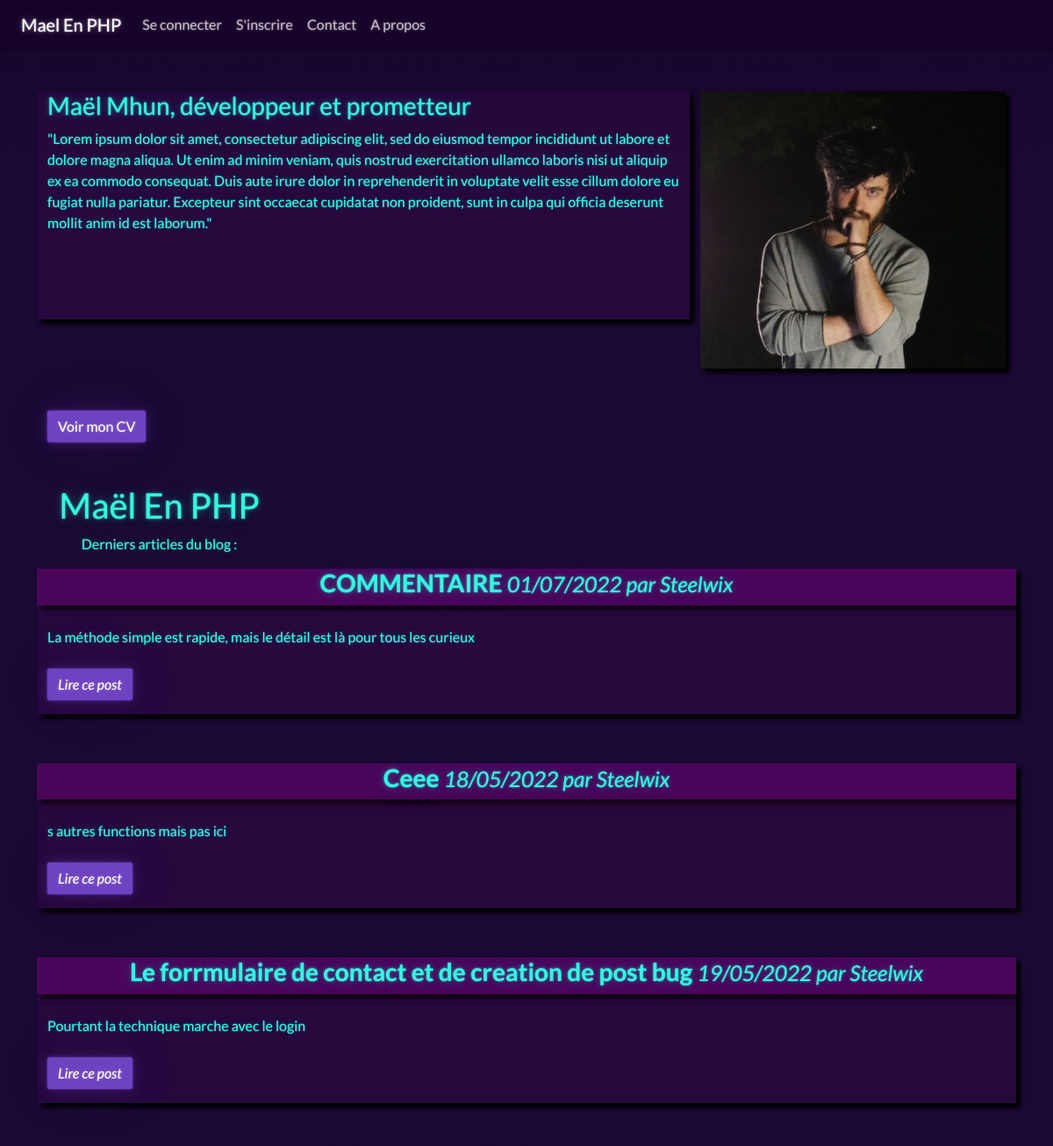
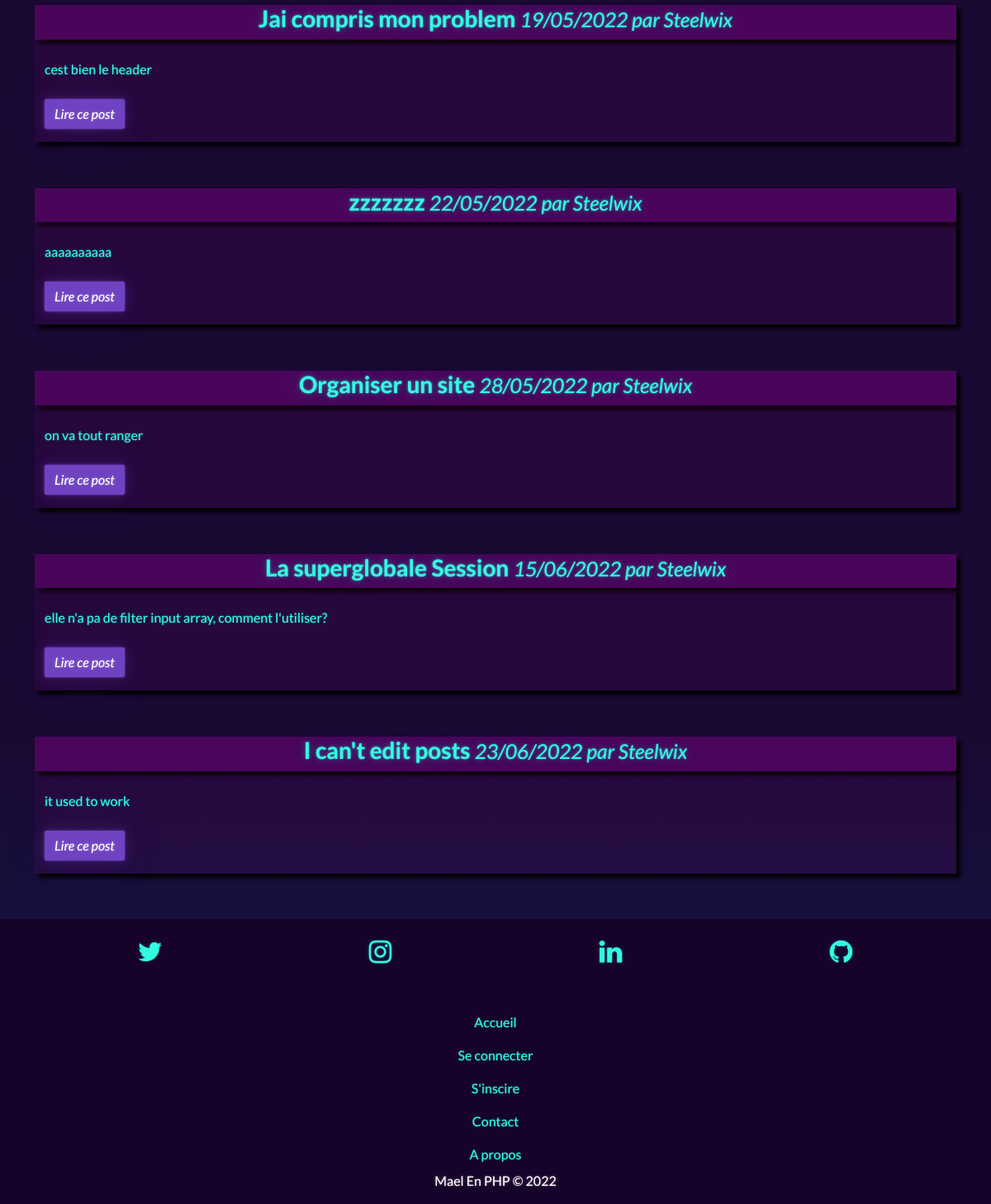
The page / on the database its author committed (2 pictures, top to bottom).
### tables this page shows
CREATE TABLE IF NOT EXISTS `post` (
  `idPost` int NOT NULL AUTO_INCREMENT,
  `title` varchar(100) DEFAULT NULL,
  `hat` varchar(300) DEFAULT NULL,
  `content` varchar(2000) DEFAULT NULL,
  `updateDate` date DEFAULT NULL,
  `id` int NOT NULL,
  PRIMARY KEY (`idPost`),
  KEY `id` (`id`) USING BTREE
);

CREATE TABLE IF NOT EXISTS `users` (
  `id` int NOT NULL AUTO_INCREMENT,
  `username` varchar(50) NOT NULL,
  `email` varchar(255) NOT NULL,
  `password` varchar(255) NOT NULL,
  `created_at` datetime DEFAULT CURRENT_TIMESTAMP,
  `isAdmin` tinyint(1) NOT NULL,
  PRIMARY KEY (`id`),
  UNIQUE KEY `username` (`username`)
);

### controller/frontend.php (called while the page is built, shortened)
<?php
function requestTemplate($content, $pagetitle)
{
    require 'View/template.php';
}
function navbar()
{
    $session = new Session;
    $gSession = $session->getSESSION();
    require 'View/navbar.php';
}
function footer()
{
    $session = new Session;
    $gSession = $session->getSESSION();
    require 'View/footer.php';
}
function listPosts()
{
    $postManager = new \OpenClassrooms\Blog\Model\PostManager();
    $posts = $postManager->getPosts()->fetchAll();
    $pagetitle = htmlspecialchars('MaelEnPHP - Le blog des dev PHP juniors - Accueil');
    require 'View/ListPostView.php';
    requestTemplate($content, $pagetitle);
}

### model/manager.php (called while the page is built, shortened)
<?php
class Manager
{
  public function __construct()
  {
    try {
      $this->dataBase = new PDO('mysql:host=localhost;dbname=maelenphp', 'maelenphp', 'hkzkwx02');
    } catch (PDOException $e) {
      $e = "Base de donnée introuvable";
    }
  }
}

### model/PostManager.php (called while the page is built, shortened)
<?php
class PostManager extends Manager
{
    public function getPosts()
    {
        $req = $this->dataBase->query('SELECT post.idPost, post.title, post.hat, post.content, post.id, users.username,
        DATE_FORMAT(updateDate, \'%d/%m/%Y \') AS creation_date_fr FROM post INNER JOIN users ON post.id = users.id');
        return $req;
    }
}

### View/ListPostView.php (the view, shortened to what this page needs)
<br><br>
<header class="container">
    <div class="row">
        <div class="col-lg-8 postdata">
            <h3>Maël Mhun, développeur et prometteur</h3>
            <p> "Lorem ipsum dolor sit amet, consectetur adipiscing elit, sed do eiusmod tempor incididunt ut labore
                et dolore magna aliqua. Ut enim ad minim veniam, quis nostrud exercitation ullamco laboris nisi ut aliquip
                ex ea commodo consequat. Duis aute irure dolor in reprehenderit in voluptate velit esse cillum dolore eu
                fugiat nulla pariatur. Excepteur sint occaecat cupidatat non proident, sunt in culpa qui officia deserunt
                mollit anim id est laborum."</p></br>
        </div>
        <div class="col-lg-4 ">
            <img src="public/images/portrait.jpg" class="mx-auto d-table img-fluid posttitle" width="auto" alt="Site logo">
        </div>
        <div class="col-lg-12">
            <br><br>
            <a href="public/images/CVoct.pdf" download="maelmhunCV" class="btn btn-primary">Voir mon CV</a>
        </div>
    </div>
</header>
<br><br>
<section class="container">
    <div class="row">
        <div class="col-lg-3 col-md-12 text-center">
            <h1>Maël En PHP</h1>
            <p>Derniers articles du blog :</p>
        </div>
    </div>
</section>
<?php
foreach ($posts as $post) {
?>
    <article class="container">
        <div class="row">
            <div class="col-12 posttitle text-center">
                <h3>
                    <strong><?= $post['title'] ?></strong>
                    <small><i> <?= $post['creation_date_fr'] ?>
                            par <?= $post['username'] ?></small></i>
                </h3>
            </div>
            <div class="col-12 postdata">
                <p><br>
                    <?= $post['hat'] ?>
                    <br>
                    <br>
                    <em><a href="index.php?action=post&amp;idPost=<?= $post['idPost'] ?> " class="btn btn-primary">Lire ce post</a></em>
                </p>
            </div>
        </div>
    </article>
<?php
}
?>

### index.php (shortened to what this page needs)
<?php
require_once 'src/autoload.php';
$globals = new Globals;
$gGet = $globals->getGET();
$gPost = $globals->getPOST();
$session = new Session;
$gSession = $session->getSESSION();
try {
    if (isset($gGet['action'])) {
        if ($gGet['action'] == 'listPosts') {
            listPosts();
        }
        if ($gGet['action'] == 'login') {
            loginSystem();
        }
        if ($gGet['action'] == 'register') {
            registerSystem();
        }
        if ($gGet['action'] == 'signin') {
            if ($gPost['username'] == "" or $gPost['email'] == "" or $gPost['password'] == "" or ($gPost['password'] !== $gPost['confirm_password']) == true) {
                registerSystem();
            } else {
                createUser($gPost['username'], $gPost['email'], $gPost['password']);
            }
        }
        if ($gGet['action'] == 'logout') {
            logOutSystem();
        }
        if ($gGet['action'] == 'post') {
            if (isset($gGet['idPost'])) {
                post();
            } elseif (isset($idPost)) {
                post();
            }
        }
        if ($gGet['action'] == 'addComment') {
            if ($gPost['comment'] == "") {
                post();
            } elseif ($gSession['isAdmin'] == 1) {
                $gPost['isValid'] = 1;
            } else {
                $gPost['isValid'] = 0;
            }
            addComment($gPost['comment'], $gPost['isValid'], $gSession['id'], $gGet['idPost']);
        }
        if ($gGet['action'] == 'editUser') {
            if ($gSession['id'] == $gGet['id']) {
                editUserAdmin($gGet['id']);
            } else {
                NotFound();
            }
        }
        if ($gGet['action'] == 'userUpdate') {
            if ($gPost['username'] == "" or $gPost['email'] == "" or $gPost['password'] == "" or ($gPost['password'] !== $gPost['confirm_password']) == true) {
                editUserAdmin($gGet['id']);
            } else {
                userUpdate($gPost['username'], $gPost['email'], $gPost['password'], $gGet['id']);
            }
        }
        if ($gGet['action'] == 'overallSetting') {
            welcome();
        }
        if ($gGet['action'] == 'inspectUserSelf') {
            if ($gSession['id'] == $gGet['id']) {
                inspectUser($gGet['id']);
            } else {
                NotFound();
            }
        }
        if ($gGet['action'] == 'wipeUserSelf') {
            wipeUserSelf($gGet['id']);
        }
        if ($gGet['action'] == 'contact') {
            contactForm();
        }
        if ($gGet['action'] == 'sendMessage') {
            if (isset($gSession['email'])) {
                $gPost['email'] = $gSession['email'];
            }
            if ($gPost['message'] == "" or $gPost['email'] == "") {
                contactForm();
            } else {
                sendMailContact($gPost['email'], $gPost['message']);
            }
        }
        if ($gGet['action'] == 'admincell') {
            if (isset($gSession['isAdmin']) and $gSession['isAdmin'] == 1) {
                adminSystem();
            } else {
                NotFound();
            }
        }
        if ($gGet['action'] == 'deletePost') {
            if (isset($gSession['isAdmin']) and $gSession['isAdmin'] == 1) {
                deletePost();
            } else {
                NotFound();
            }
        }
        if ($gGet['action'] == 'wipePost') {
            if (isset($gSession['isAdmin']) and $gSession['isAdmin'] == 1) {
                wipePost($gGet['idPost']);
            } else {
                NotFound();
            }
        }
        if ($gGet['action'] == 'deleteComment') {
            if (isset($gSession['isAdmin']) and $gSession['isAdmin'] == 1) {
                deleteComment($gGet['idComment']);
            } else {
                NotFound();
            }
        }
        if ($gGet['action'] == 'commentIsValid') {
            if (isset($gSession['isAdmin']) and $gSession['isAdmin'] == 1) {
                commentIsValid($gGet['idComment']);
            } else {
                NotFound();
            }
        }
        if ($gGet['action'] == 'wipeUser') {
            if (isset($gSession['isAdmin']) and $gSession['isAdmin'] == 1) {
                wipeUser($gGet['id']);
            } else {
                NotFound();
            }
        }
        if ($gGet['action'] == 'createPost') {
            if (isset($gSession['isAdmin']) and $gSession['isAdmin'] == 1) {
                createPost();
            } else {
                NotFound();
            }
        }
        if ($gGet['action'] == 'newPost') {
            if (isset($gSession['isAdmin']) and $gSession['isAdmin'] == 1) {
                if ($gPost['title'] == "" or $gPost['hat'] == "" or $gPost['content'] == "") {
                    createPost();
                } else {
                    newPost($gPost['title'], $gPost['hat'], $gPost['content'], $gSession['id']);
                }
            } else {
                NotFound();
            }
        }
        if ($gGet['action'] == 'modifyPost') {
            if (isset($gSession['isAdmin']) and $gSession['isAdmin'] == 1) {
                modifyPost();
            } else {
                NotFound();
            }
        }
        if ($gGet['action'] == 'postEdit') {
            if (isset($gSession['isAdmin']) and $gSession['isAdmin'] == 1) {
                if ($gPost['title'] == "" or $gPost['hat'] == "" or $gPost['content'] == "") {
                    modifyPost();
                } else {
                    postEdit($gPost['title'], $gPost['hat'], $gPost['content'], $gSession['id'], $gGet['idPost']);
                }
            } else {
                NotFound();
            }
        }
        if ($gGet['action'] == 'editUserAdmin') {
            if (isset($gSession['isAdmin']) and $gSession['isAdmin'] == 1) {
                editUserAdmin($gGet['id']);
            } else {
                NotFound();
            }
        }
        if ($gGet['action'] == 'userUpdateAdmin') {
            if (isset($gSession['isAdmin']) and $gSession['isAdmin'] == 1) {
                if ($gPost['username'] == "" or $gPost['email'] == "" or $gPost['password'] == "" or $gPost['isAdmin'] == "" or ($gPost['password'] !== $gPost['confirm_password']) == true) {
                    editUserAdmin($gGet['id']);
                } else {
                    userUpdateAdmin($gPost['username'], $gPost['email'], $gPost['password'], $gPost['isAdmin'], $gGet['id']);
                }
            } else {
                NotFound();
            }
        }
        if ($gGet['action'] == 'inspectUser') {
            if (isset($gSession['isAdmin']) and $gSession['isAdmin'] == 1) {
                inspectUser($gGet['id']);
            } else {
                NotFound();
            }
        }
    } else {
        listPosts();
    }
} catch (Exception $e) {
    'Erreur : ' . $e->getMessage();
}

### View/template.php (shortened to what this page needs)
<!DOCTYPE html>
<html>
<head>
    <link href="https://cdn.jsdelivr.net/npm/bootstrap@5.2.0-beta1/dist/css/bootstrap.min.css" rel="stylesheet">
    <link rel="stylesheet" href="https://maxcdn.bootstrapcdn.com/font-awesome/4.5.0/css/font-awesome.min.css">
    <link rel="stylesheet" href="public/style.css">
</head>
<body>
    <?php navbar(); ?>
    <?= $content ?>
    <?php footer(); ?>
</body>
</html>

### View/navbar.php (shortened to what this page needs)
<nav class="navbar navbar-expand-lg navbar-dark bg-dark">
  <div class="container-fluid">
    <a class="navbar-brand" href="index.php">Mael En PHP</a>
    <?php
    if (isset($gSession["loggedin"]) and $gSession["loggedin"] == true) {
      $currentUser = $gSession['username']; ?>
      <div class="collapse navbar-collapse" id="navbarColor02">
        <ul class="navbar-nav me-auto">
          <li class="nav-item">
            <a class="nav-link" href="index.php?action=contact">Contact</a>
          </li>
          <li class="nav-item">
            <a class="nav-link" href="#">A propos</a>
          </li>
          <?php if ($gSession['isAdmin'] == 1) { ?> <li class="nav-item">
              <a class="nav-link" href="index.php?action=admincell&amp;">Tableau d'administration</a>
            </li>
          <?php } else {
          }
          ?>
          <li class="nav-item dropdown">
            <a class="nav-link dropdown-toggle" data-bs-toggle="dropdown" href="#" role="button" aria-haspopup="true" aria-expanded="false"><b><?= htmlspecialchars($currentUser) ?></b></a>
            <div class="dropdown-menu">
              <a class="dropdown-item" href="index.php?action=logout&amp;">Se déconnecter</a>
              <a class="dropdown-item" href="index.php?action=overallSetting">Paramètres</a>
              <div class="dropdown-divider"></div>
              <a class="dropdown-item" href="index.php?action=inspectUser&amp;id=<?= $gSession['id'] ?>">Supprimer le compte</a>
            </div>
          </li>
        <?php } else { ?>
          <div class="collapse navbar-collapse" id="navbarColor02">
            <ul class="navbar-nav me-auto">
              <li class="nav-item">
                <a class="nav-link" href="index.php?action=login&amp;">Se connecter</a>
              </li>
              <li class="nav-item">
                <a class="nav-link" href="index.php?action=register&amp;">S'inscrire</a>
              </li>
              <li class="nav-item">
                <a class="nav-link" href="index.php?action=contact">Contact</a>
              </li>
              <li class="nav-item">
                <a class="nav-link" href="#">A propos</a>
              </li>
            <?php } ?>
            </ul>
          </div>
      </div>
</nav>

### View/footer.php
<footer class="bg-dark text-center text-white">
  <br>
  <div class="container">
    <div class="row">
      <div class="col-3">
        <a href="https://twitter.com/MhunM" class="icoTwitter" title="Twitter"><i class="fa fa-2x fa-twitter"></i></a>
      </div>
      <div class="col-3">
        <a href="https://www.instagram.com/steelwix" class="icoInstagram" title="Instagram"><i class="fa fa-2x fa-instagram"></i></a>
      </div>
      <div class="col-3">
        <a href="https://www.linkedin.com/in/maël-mhun-8a68b1156/" class="icoLinkedin" title="Linkedin"><i class="fa fa-2x fa-linkedin"></i></a>
      </div>
      <div class="col-3">
        <a href="https://github.com/Steelwix" class="icoGithub" title="Github"><i class="fa fa-2x fa-github"></i></a>
      </div>
    </div>
  </div>
  <br><br>
  <div class="container">
    <div class="row">
      <div class="col-12 text-center">
        <ul class="navbar-nav me-auto">
          <?php if (isset($gSession["loggedin"]) and $gSession['loggedin'] == true) {
          ?>
            <li class="nav-item">
              <a class="nav-link" href="index.php">Accueil
              </a>
            </li>
            <li class="nav-item">
              <a class="nav-link" href="index.php?action=contact">Contact</a>
            </li>
            <li class="nav-item">
              <a class="nav-link" href="index.php">A propos</a>
            </li>
            <?php if ($gSession['isAdmin'] == 1) { ?>
              <li class="nav-item">
                <a class="nav-link" href="index.php?action=admincell">Tableau d'administration</a>
              </li>
            <?php } ?>
            <li class="nav-item">
              <a class="nav-link" href="index.php?action=overallSetting">Paramètres du compte</a>
            </li>
          <?php } else { ?>
            <li class="nav-item">
              <a class="nav-link" href="index.php">Accueil
              </a>
            </li>
            <li class="nav-item">
              <a class="nav-link" href="index.php?action=login&amp;">Se connecter</a>
            </li>
            <li class="nav-item">
              <a class="nav-link" href="index.php?action=register&amp;">S'inscire</a>
            </li>
            <li class="nav-item">
              <a class="nav-link" href="index.php?action=contact">Contact</a>
            </li>
            <li class="nav-item">
              <a class="nav-link" href="#">A propos</a>
            </li>
          <?php } ?>
          <p class="copyright">Mael En PHP © 2022</p>
      </div>
    </div>
  </div>
</footer>

### rows shown on the page
post: title "COMMENTAIRE", creation_date_fr "01/07/2022", id.username "Steelwix", hat "La méthode simple est rapide, mais le détail est là pour tous les curieux"
post: title "Ceee", creation_date_fr "18/05/2022", id.username "Steelwix", hat "s autres functions mais pas ici"
post: title "Le forrmulaire de contact et de creation de post bug", creation_date_fr "19/05/2022", id.username "Steelwix", hat "Pourtant la technique marche avec le login"
post: title "Jai compris mon problem", creation_date_fr "19/05/2022", id.username "Steelwix", hat "cest bien le header"
post: title "zzzzzzz", creation_date_fr "22/05/2022", id.username "Steelwix", hat "aaaaaaaaaa"
post: title "Organiser un site", creation_date_fr "28/05/2022", id.username "Steelwix", hat "on va tout ranger"
post: title "La superglobale Session", creation_date_fr "15/06/2022", id.username "Steelwix", hat "elle n'a pa de filter input array, comment l'utiliser?"
post: title "I can't edit posts", creation_date_fr "23/06/2022", id.username "Steelwix", hat "it used to work"
